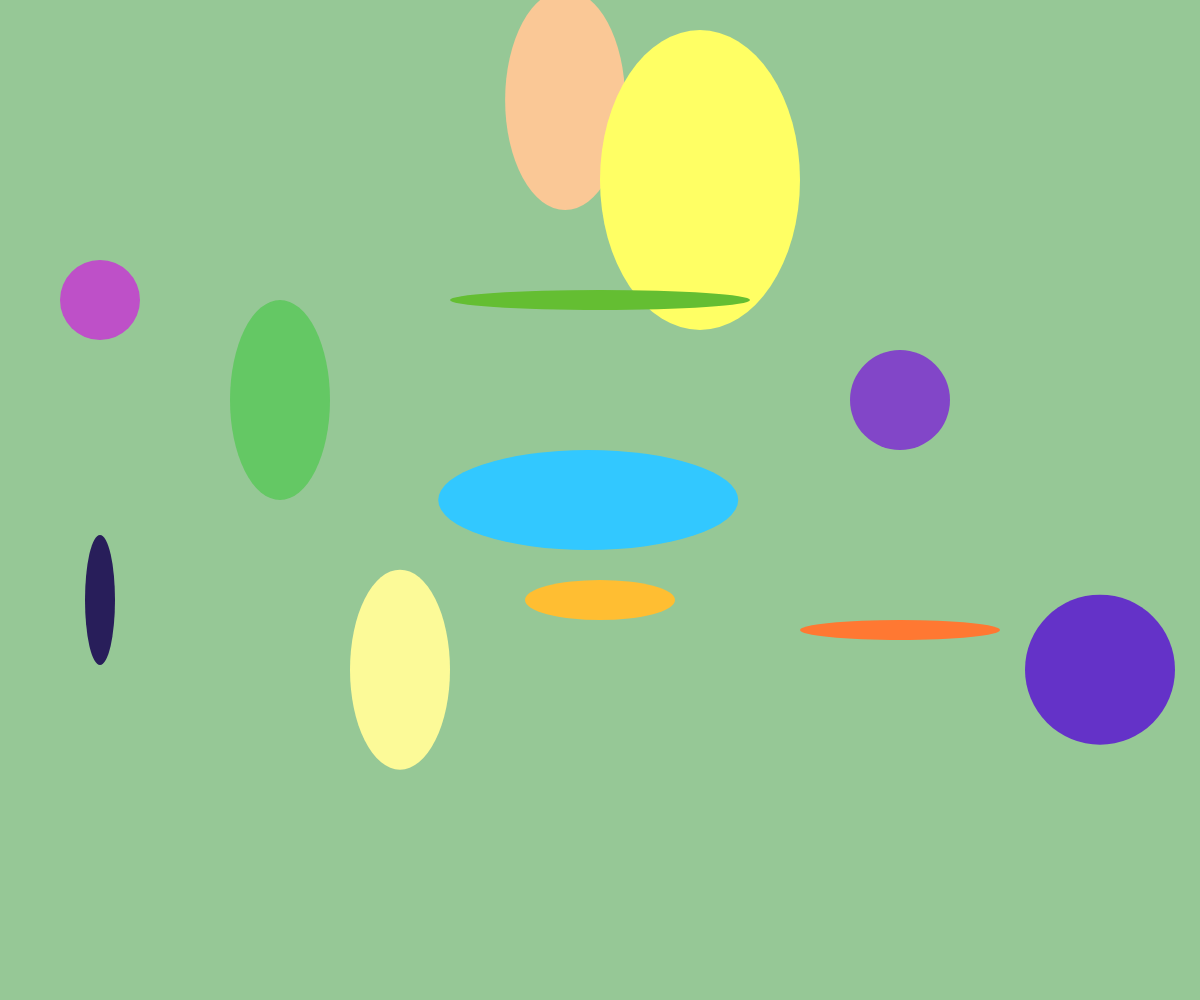
Frame 1 (no input)
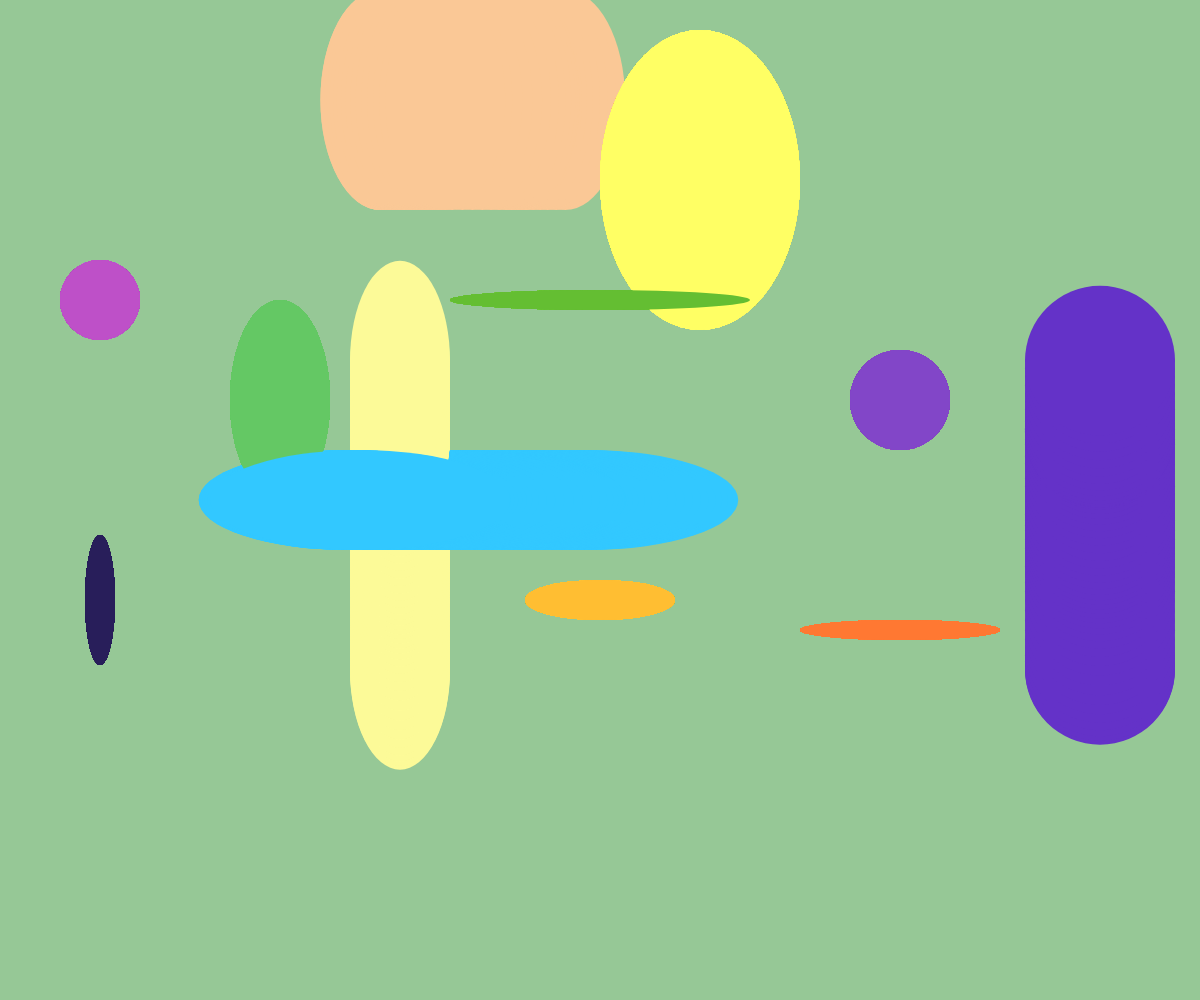
Frame 60 (no input)
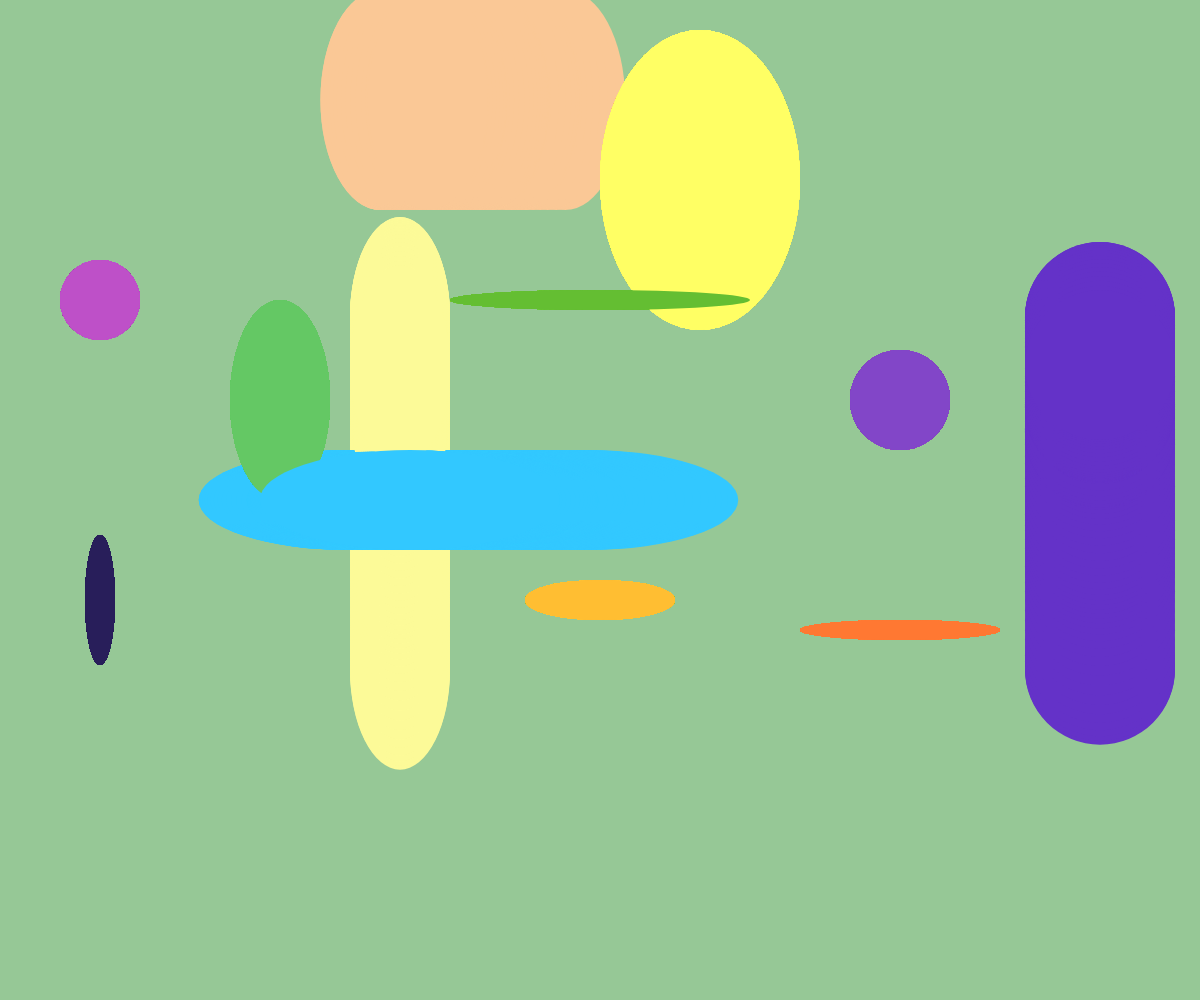
Frame 120 (the mouse pressed at the canvas centre since frame 60)

The p5.js sketch that drew these frames (run headless with seeded random() and noise() and a simulated clock; from frame 60 on, the mouse is pressed at the canvas centre):

// p5.js sketch
// ── sketch.js
let xpos;
let ypos;
let xpos1;
let ypos1;

let xoffset;
let yoffset;
let xoffset1;
let yoffset1;

function setup() {
  createCanvas(windowWidth,windowHeight);
  background(150,200,150);
  noStroke();

  xoffset = 0.3;
  yoffset = 0.0;
  xoffset1 = 0.2;
  yoffset1 = 0.0;

}

function draw(){
//offset settings
  xpos = noise(xoffset) * width;
  ypos = noise(yoffset) * height;
  xpos1 = noise(xoffset1) * 1100;
  ypos1 = noise(yoffset1) * height;

//apricot coloured ellipse moving xpos
  fill(250,200,150);
  ellipse(xpos,100,120,220);

//light yellow coloured ellipse moving ypos
  fill(252,250,152);
  ellipse(400, ypos, 100, 200);

//Bright yellow coloured ellipse
  fill(300,300,100);
  ellipse(700, 180, 200, 300);

//light green coloured ellipse
  fill(100,200,100);
  ellipse(280, 400, 100, 200);

//light blue coloured ellipse moving xpos (using xpos1)
  fill(50,200,300);
  ellipse(xpos1,500,300,100);

//bright purple coloured circle moving ypos (using ypos1)
  fill(100,50,200);
  circle(1100,ypos1,150,150);

//light purple coloured circle
  fill(130,70,200);
  circle(900,400,100,100);

// violet coloured circle
  fill(190,80,200);
  circle(100,300,80,100);

//darker green coloured long ellipse
  fill(100,190,50);
  ellipse(600,300,300,20);

//light orange coloured ellipse
  fill(300,190,50);
  ellipse(600,600,150,40);

//bright orange coloured ellipse
  fill(300,120,50);
  ellipse(900,630,200,20);

//navy coloured ellipse
  fill(40,30,90);
  ellipse(100,600,30,130);

  xoffset = xoffset + 0.01;
  yoffset = yoffset + 0.01;
  xoffset1 = xoffset1 + 0.01;
  yoffset1 = yoffset1 + 0.01;


}
